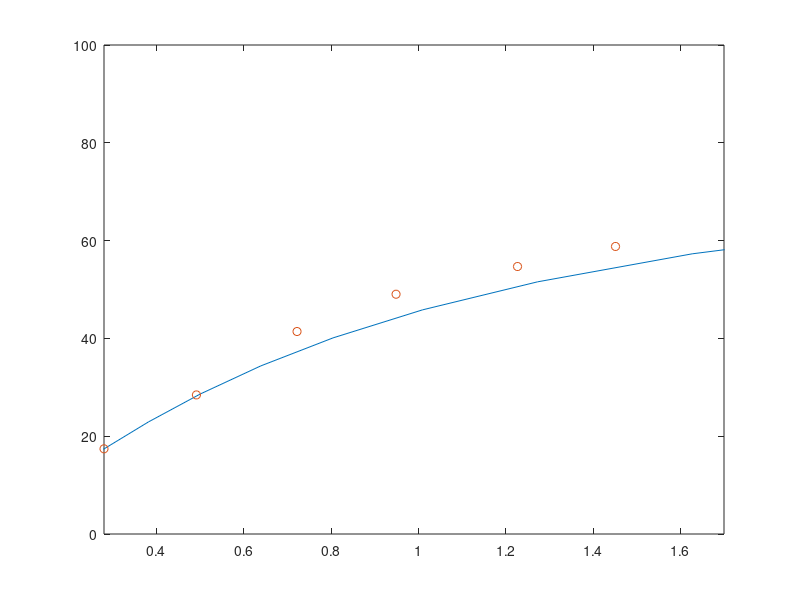

This chart was generated by the following MATLAB code: (Note: this script raises an error after producing the figure.)
%--------------------------------------------------------------------------
%
%                             Laboratory 3
%                         
%                         Verification of alpha(m)
%
%--------------------------------------------------------------------------
% @ Victor Mangeleer
% @ Arnaud Rémi
%
% Experimental results
m     = [0.28, 0.4917, 0.7221, 0.9489, 1.2271, 1.4515, 1.7060];
alpha = [17.4249, 28.442, 41.41, 49.0338, 54.7, 58.8, 63.79];

% Theoretical
k = 0.0002113;
g = 9.81;
l = 0.049;
alpha_vec = (0:0.1:pi/2);

% Graphics
figure;
plot(2*k*alpha_vec./(g*l*cos(alpha_vec))*1000, alpha_vec*360/(2*pi));
hold on;
plot(m, alpha, 'o');
xlim([0.28, 1.7])
yline(60)
xlabel("mass [g]");
ylabel("alpha [°]");
%grid minor;
legend(["Theoretical", "Experimental"])

